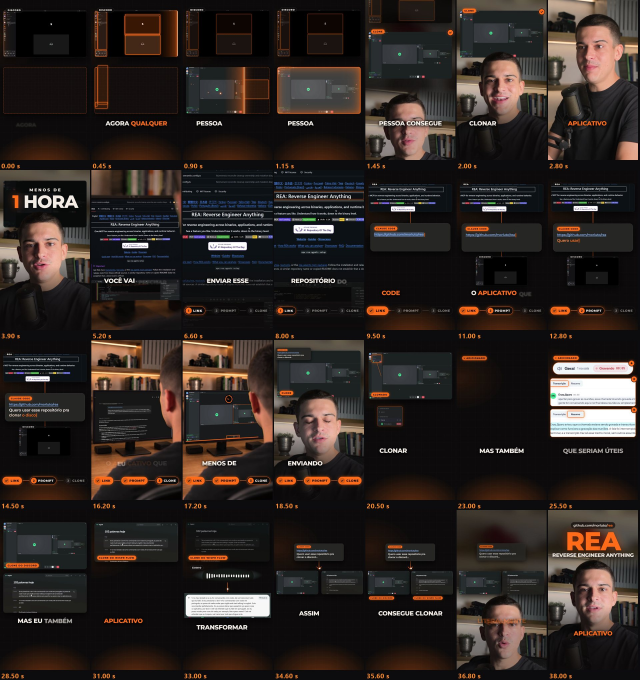
#> input picture assets/cena/exemplo-aprovado/folha-v8.jpg, 1918 x 2040 px (shown at 1/3 size)
$ python fundo_sala.py ../../assets/cena/exemplo-aprovado/folha-v8.jpg
#> lines starting #> are read from the running program, lines starting #| are printed output that depends on the picture
# -*- coding: utf-8 -*-
"""Faz o `material/sala-fundo.jpg`: o cenário real dele, desfocado e escurecido, pra preencher o alto do quadro
vertical acima da câmera (a câmera de verdade entra por baixo e o alto dela se desfaz nesta imagem).

É o que substituiu o "recorte sobre fundo falso", que o criador chamou de "bem amador": ele fica no cenário dele.

Uso: python fundo_sala.py <quadro da câmera.jpg> <material/sala-fundo.jpg> [--x 0] [--larg 640]
Escolha uma faixa vertical do quadro em que ele NÃO aparece (em geral o lado da estante): --x é onde ela começa e
--larg a largura (a altura é a do quadro inteiro). Um quadro da câmera está em <short>/cena/quadros/cam/00060.jpg."""
import sys
from PIL import Image, ImageEnhance, ImageFilter
args = sys.argv[1:]; x = 0; larg = 640
for nome in ('--x', '--larg'):
    if nome in args:
        k = args.index(nome); v = int(args[k + 1]); del args[k:k + 2]
        if nome == '--x': x = v
        else: larg = v
im = Image.open(args[0]).convert('RGB')
#> im is the input picture: PIL image 1918x2040 RGB; mean R, G, B 45.8, 37.9, 34.4
im = im.crop((x, 0, x + larg, im.height)).resize((1080, 1920)).filter(ImageFilter.GaussianBlur(46))
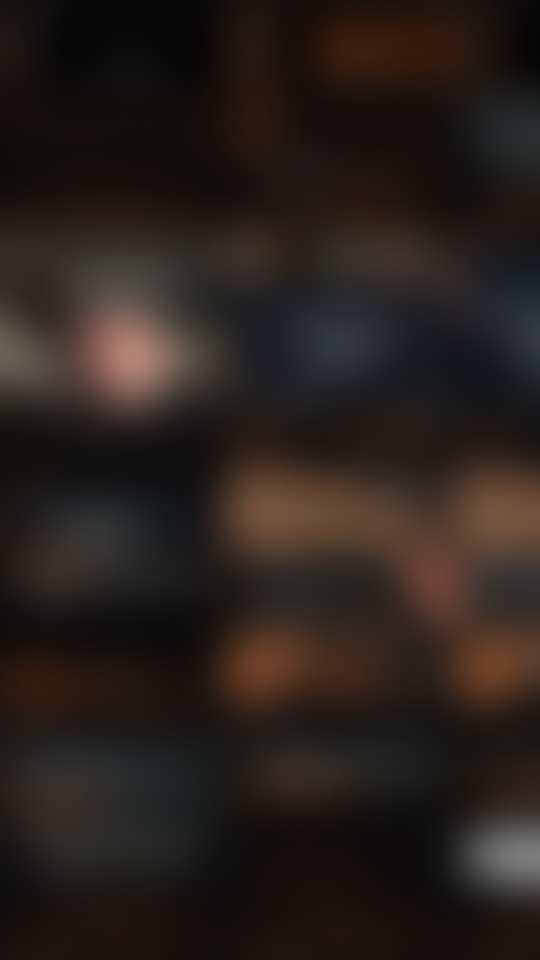
#> im: PIL image 1080x1920 RGB (shown at 1/2 size); mean R, G, B 41.2, 32.5, 28.6
#> (the run stopped early here; a loop or call above may not have finished)
